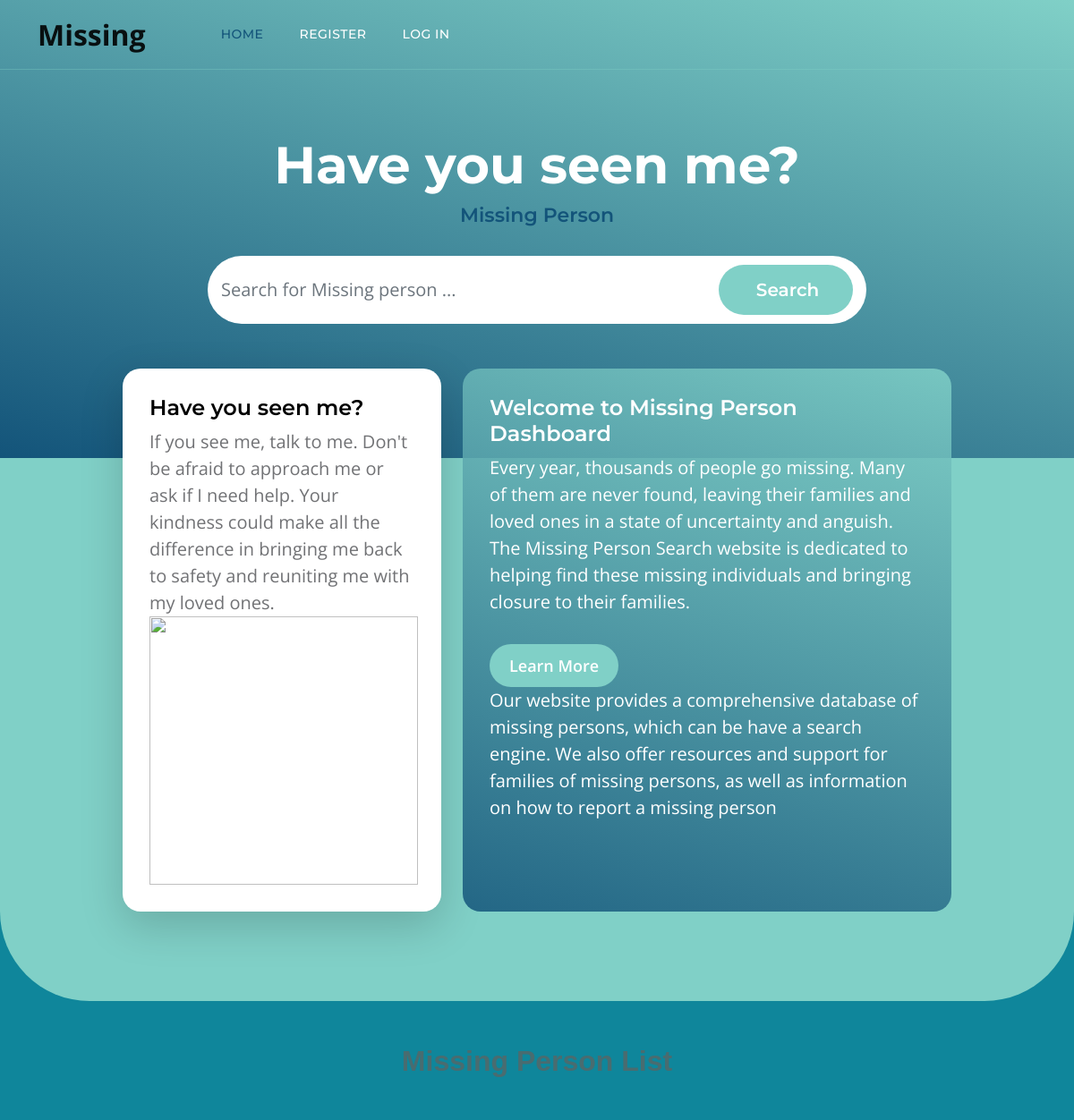
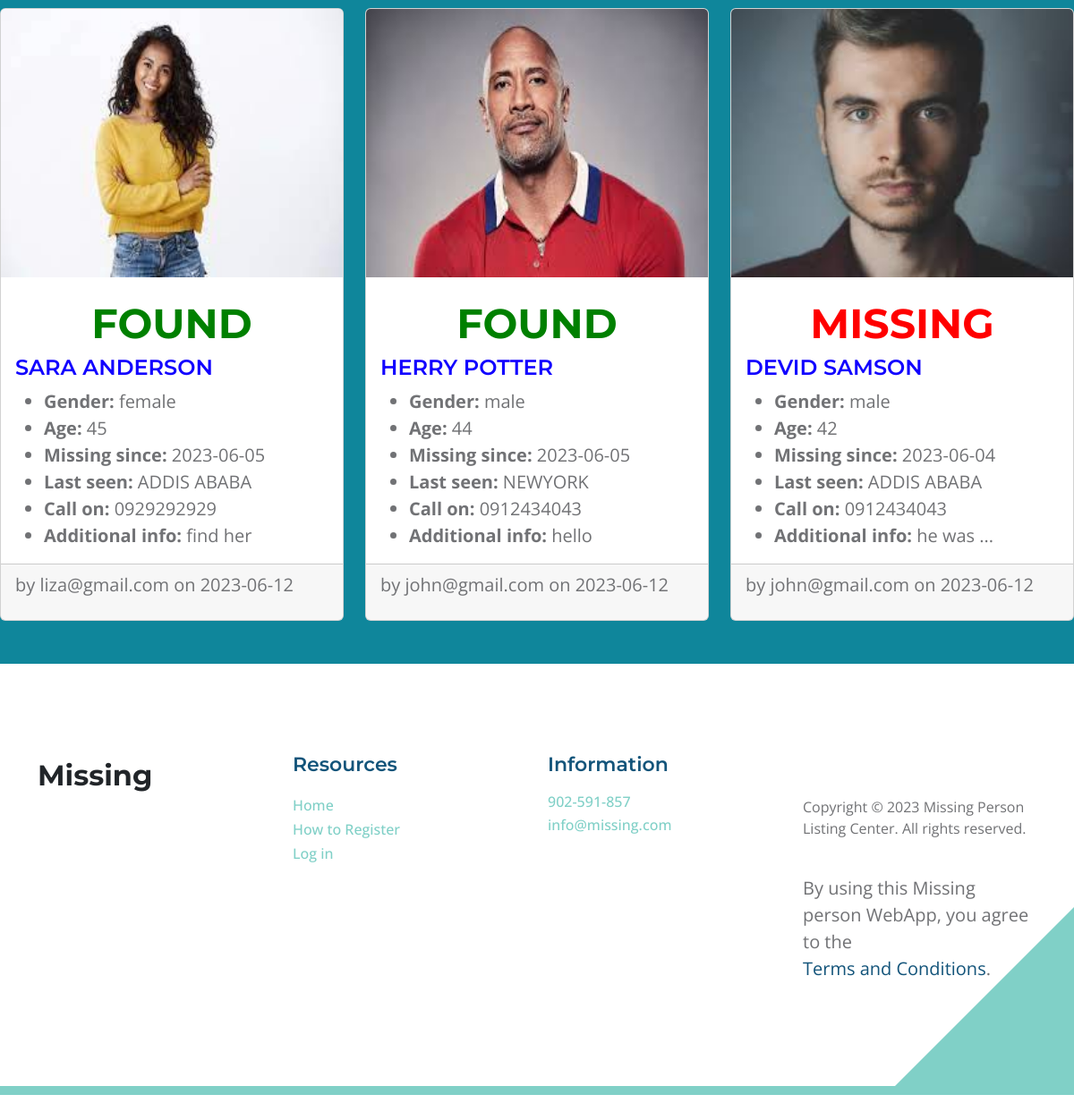
The page / on the database its author committed (2 pictures, top to bottom).
### tables this page shows
CREATE TABLE post (
  id INTEGER PRIMARY KEY AUTOINCREMENT,
  finder_id INTEGER NOT NULL,
  created TIMESTAMP NOT NULL DEFAULT CURRENT_TIMESTAMP,
  missed_name TEXT NOT NULL,
  since TEXT NOT NULL,
  missing_from TEXT NOT NULL,
  gender TEXT NOT NULL,
  age TEXT NOT NULL,
  call_on TEXT NOT NULL,
  additional_info TEXT NOT NULL,
  photo_url TEXT NOT NULL,
  status TEXT NOT NULL DEFAULT 'active',
  FOREIGN KEY (finder_id) REFERENCES user (id)
);

CREATE TABLE user (
  id INTEGER PRIMARY KEY AUTOINCREMENT,
  finder_name TEXT NOT NULL,
  phone TEXT NOT NULL,
  finder_location TEXT NOT NULL,
  email TEXT UNIQUE NOT NULL,
  password TEXT NOT NULL,
  role_id INTEGER NOT NULL,
  FOREIGN KEY (role_id) REFERENCES role (id)
);

### missing/blog.py (the view)
@bp.route('/')
def index():
    db = get_db()
    posts = db.execute(
        'SELECT p.id, missed_name, since, missing_from, gender, age, call_on, additional_info, photo_url, status, created,  finder_id, email'
        ' FROM post p JOIN user u ON p.finder_id = u.id'
        ' ORDER BY created DESC'
    ).fetchall()
    return render_template('blog/index.html', posts=posts)

### missing/auth.py (called while the page is built)
@bp.before_app_request
def load_logged_in_user():
    user_id = session.get('user_id')
    if user_id is None:
        g.user = None
    else:
        db = get_db()
        g.user = db.execute(
            'SELECT * FROM user WHERE id = ?', (user_id,)
        ).fetchone()

### missing/db.py (called while the page is built)
def get_db():
    if 'db' not in g:
        g.db = sqlite3.connect(
            current_app.config['DATABASE'],
            detect_types=sqlite3.PARSE_DECLTYPES
        )
        g.db.row_factory = sqlite3.Row
    return g.db

### missing/templates/blog/index.html (shortened to what this page needs)
{% extends 'base.html' %}
{% block content %}
  <section class="hero-section d-flex justify-content-center align-items-center" id="section_1">
    <div class="container">
        <div class="row">
            <div class="col-lg-8 col-12 mx-auto">
                <h1 class="text-white text-center">Have you seen me?</h1>
                <h6 class="text-center">Missing Person</h6>
                <form method="POST" class="custom-form mt-4 pt-2 mb-lg-0 mb-5" action="{{ url_for('blog.search') }}" role="search">
                    <div class="input-group input-group-lg">
                        <input name="query" type="search" class="form-control" id="keyword" placeholder="Search for Missing person ..." aria-label="Search">
                        <button type="submit" class="form-control">Search</button>
                    </div>
                </form>
            </div>
        </div>
    </div>
</section>
<section class="featured-section">
  <div class="container">
      <div class="row justify-content-center">
          <div class="col-lg-4 col-12 mb-4 mb-lg-0">
              <div class="custom-block bg-white shadow-lg">
                      <div class="d-flex">
                          <div>
                              <h5 class="mb-2">Have you seen me?</h5>
                              <p class="mb-0">If you see me, talk to me. Don't be afraid to approach me or ask if I need help. Your kindness could make all the difference in bringing me back to safety and reuniting me with my loved ones.</p>
                          </div>
                      </div>
                      <img src="https://c8.alamy.com/comp/HRHH2G/have-you-seen-me-ad-of-missing-girl-missing-children-missing-child-HRHH2G.jpg"custom-block-image img-fluid" alt="">
              </div>
          </div>
          <div class="col-lg-6 col-12">
              <div class="custom-block custom-block-overlay">
                  <div class="d-flex flex-column h-100">
                      <div class="custom-block-overlay-text d-flex">
                          <div>
                              <h5 class="text-white mb-2">Welcome to Missing Person Dashboard</h5>
                              <p class="text-white">Every year, thousands of people go missing. Many of them are never found, leaving their families and loved ones in a state of uncertainty and anguish. The Missing Person Search website is dedicated to helping find these missing individuals and bringing closure to their families.</p>
                              <a href="topics-detail.html" class="btn custom-btn mt-2 mt-lg-3">Learn More</a>
                              <p class="text-white">Our website provides a comprehensive database of missing persons, which can be have a search engine. We also offer resources and support for families of missing persons, as well as information on how to report a missing person</p>
                          </div>
                      </div>
                      <div class="section-overlay"></div>
                  </div>
              </div>
          </div>
      </div>
  </div>
</section class="hero-section d-flex justify-content-center align-items-center" id="section_1"><br><br>
<div> <h3 style="text-align: center; font-family: Verdana, Geneva, Tahoma, sans-serif; color: rgb(73, 108, 112);">Missing Person List</h3></div><br><br>
    <div class="row row-cols-1 row-cols-md-2 row-cols-lg-3 g-4">
    {% for post in posts %}
    <div class="col">
      <div class="card h-100">
        {% if post['photo_url'] %}
        <img src="{{ url_for('static', filename='uploads/' + post['photo_url']) }}" class="card-img-top" alt="{{ post['missed_name'] }} photo">
        {% endif %}
        <div class="card-body">
          <h1 class="card-title">
            {% if post['status'] == 'active' %}
            <h2 style="color: red; text-align: center">MISSING</h2>
            {% elif  post['status'] == 'resolved' %}
            <h2 style="color: green; text-align: center">FOUND</h2>
            {% endif %}
            </h1>
          <h5 class="card-title" style="color: rgb(17, 0, 255);">
            {{ post['missed_name'] }}
          </h5>
          <ul class="card-text">
            <li><strong>Gender:</strong> {{ post['gender'] }}</li>
            <li><strong>Age:</strong> {{ post['age'] }}</li>
            <li><strong>Missing since:</strong> {{ post['since'] }}</li>
            <li><strong>Last seen:</strong> {{ post['missing_from'] }}</li>
            <li><strong>Call on:</strong> {{ post['call_on'] }}</li>
            <li><strong>Additional info:</strong> {{ post['additional_info']}}</li>
          </ul>
        </div>
        <div class="card-footer">
          <small class="text-muted"> <p class="about">by {{ post['email'] }} on {{ post['created'].strftime('%Y-%m-%d') }}</p></small>
        </div>
      </div>
    </div>
    {% endfor %}
  </div>
  <br><br>
{% endblock %}

### missing/templates/base.html (shortened to what this page needs)
<!doctype html>
<html lang="en">
    <head>
        <link href="{{ url_for('static', filename='css/style.css') }}" rel="stylesheet">
        <link href="{{ url_for('static', filename='css/bootstrap.min.css') }}" rel="stylesheet">
        <link href="{{ url_for('static', filename='css/bootstrap-icons.css') }}"  rel="stylesheet">
        <link href="{{ url_for('static', filename='css/templatemo-topic-listing.css') }}" rel="stylesheet">
    </head>
    <body id="top">
      <main>
          <nav class="navbar navbar-expand-lg">
              <div class="container">
                <a class="navbar-brand" href="{{ url_for('index') }}">Missing</a>
                  <div class="collapse navbar-collapse" id="navbarNav">
                      <ul class="navbar-nav ms-lg-5 me-lg-auto">
                        {% if g.user %}
                          <li class="nav-item">
                              <a class="nav-link click-scroll" href="{{ url_for('index') }}">Home</a>
                          </li>
                          <li class="nav-item">
                              <a class="nav-link click-scroll">{{ g.user['email'] }}</a>
                          </li>
                          <li class="nav-item">
                              <a class="nav-link click-scroll" href="{{ url_for('auth.logout') }}">Log Out</a>
                          </li>
                          {% else %}
                          <li class="nav-item">
                            <a class="nav-link click-scroll" href="{{ url_for('index') }}">Home</a>
                          </li>
                          <li class="nav-item">
                              <a class="nav-link click-scroll" href="{{ url_for('auth.register') }}">Register</a>
                          </li>
                          <li class="nav-item">
                              <a class="nav-link click-scroll" href="{{ url_for('auth.login') }}">Log In</a>
                          </li>
                          {% endif %}
                      </ul>
                  </div>
              </div>
          </nav>
            <section class="content" style="background-color: #0f869b;">
                {% block content %}{% endblock %}
            </section>
  <footer class="site-footer section-padding">
    <div class="container">
        <div class="row">
            <div class="col-lg-3 col-12 mb-4 pb-2">
                <a class="navbar-brand mb-2" href="{{ url_for('index') }}">
                    <span>Missing</span>
                </a>
            </div>
            <div class="col-lg-3 col-md-4 col-6">
                <h6 class="site-footer-title mb-3">Resources</h6>
                <ul class="site-footer-links">
                    <li class="site-footer-link-item">
                        <a href="#" class="site-footer-link">Home</a>
                    </li>
                    <li class="site-footer-link-item">
                        <a href="#" class="site-footer-link">How to Register</a>
                    </li>
                    <li class="site-footer-link-item">
                        <a href="#" class="site-footer-link">Log in</a>
                    </li>
                </ul>
            </div>
            <div class="col-lg-3 col-md-4 col-6 mb-4 mb-lg-0">
                <h6 class="site-footer-title mb-3">Information</h6>
                <p class="text-white d-flex mb-1">
                    <a href="tel: 305-240-9671" class="site-footer-link">
                        902-591-857
                    </a>
                </p>
                <p class="text-white d-flex">
                    <a href="mailto:info@company.com" class="site-footer-link">
                        info@missing.com
                    </a>
                </p>
            </div>
            <div class="col-lg-3 col-md-4 col-12 mt-4 mt-lg-0 ms-auto">
                <p class="copyright-text mt-lg-5 mt-4">Copyright © 2023 Missing Person Listing Center. All rights reserved.
                <br><br><p>By using this Missing person WebApp, you agree to the <a href="{{ url_for('blog.terms_and_conditions') }}">Terms and Conditions</a>.</p>
            </div>
        </div>
    </div>
</main>
<br>
<br>
</body>
</html>

### missing/static/css/style.css (style rules this page uses)
img { width: 300px; height: 300px; }

### rows shown on the page
post: photo_url (picture), status "FOUND", missed_name "SARA ANDERSON", gender "female", age "45", since "2023-06-05", missing_from "ADDIS ABABA", call_on "0929292929", additional_info "find her", email "liza@gmail.com", created "2023-06-12"
post: photo_url (picture), status "FOUND", missed_name "HERRY POTTER", gender "male", age "44", since "2023-06-05", missing_from "NEWYORK", call_on "0912434043", additional_info "hello", email "john@gmail.com", created "2023-06-12"
post: photo_url (picture), status "MISSING", missed_name "DEVID SAMSON", gender "male", age "42", since "2023-06-04", missing_from "ADDIS ABABA", call_on "0912434043", additional_info "he was ...", email "john@gmail.com", created "2023-06-12"
